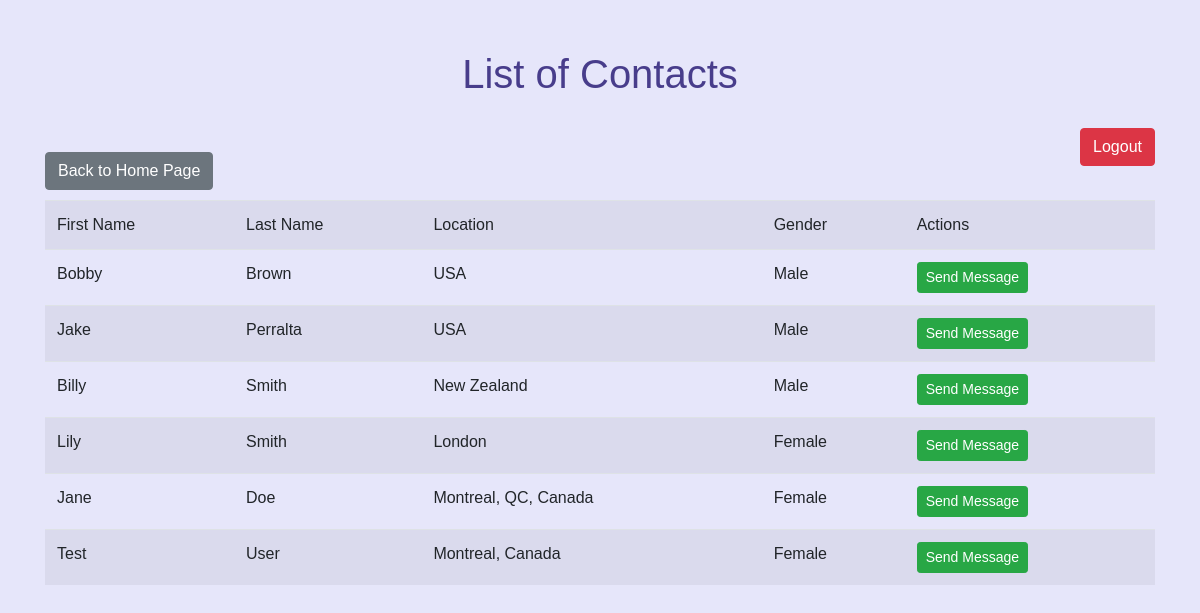
Page /message/index on the committed database.
### tables this page shows
CREATE TABLE `profile` (
  `profile_id` int(11) NOT NULL,
  `user_id` int(11) NOT NULL,
  `theme_id` int(11) NOT NULL,
  `first_name` varchar(30) NOT NULL,
  `last_name` varchar(40) NOT NULL,
  `email` varchar(30) NOT NULL,
  `phone_number` varchar(25) NOT NULL,
  `location` varchar(30) NOT NULL,
  `gender` varchar(10) NOT NULL,
  `user_type` varchar(7) NOT NULL
);

### app/controllers/MessageController.php (called while the page is built, shortened)
<?php
class MessageController extends Controller
{
    public function index()
    {
        $profiles = $this->model('Profile')->get();
        unset($profiles[array_search($theProfile, $profiles)]);
        $this->view('message/index', ['profiles' => $profiles]);
    }
}
?>

### app/core/App.php (called while the page is built, shortened)
<?php
class App
{
    var $method = 'index';
    public function __construct()
    {
        $url = $this->parseURL();
        if (isset($url[0]) && file_exists('app/controllers/' . $url[0] . 'Controller.php')) {
            unset($url[0]);
        }
        $this->controller = new $this->controller();
        if (isset($url[1]) && method_exists($this->controller, $url[1])) {
            $this->method = $url[1];
            unset($url[1]);
        }
        $this->params = $url ? array_values($url) : [];
        call_user_func_array([$this->controller, $this->method], $this->params);
    }
    private function parseURL()
    {
        if (isset($_GET['url'])) {
            return explode('/', filter_var(rtrim($_GET['url'], '/'), FILTER_SANITIZE_URL));
        }
    }
}
?>

### index.php (called while the page is built, shortened)
<?php
    new App();
?>

### app/models/Profile.php (called while the page is built, shortened)
<?php
class Profile extends Model
{
    public function get()
    {
        $SQL = 'SELECT * FROM Profile';
        $stmt = self::$_connection->prepare($SQL);
        $stmt->execute();
        $stmt->setFetchMode(PDO::FETCH_CLASS, 'Profile');
        return $stmt->fetchAll();
    }
}
?>

### app/views/message/index.php (the view, shortened to what this page needs)
<!doctype html>
<html lang="en">
<head>
    <link rel="stylesheet" href="https://stackpath.bootstrapcdn.com/bootstrap/4.4.1/css/bootstrap.min.css"
>
</head>
<body>
<div class='container'>
    <h1>List of Contacts</h1>
    <a href='/login/logout' class="btn btn-danger" style="float: right;">Logout</a><br/>
    <a href='/home/index' class='btn btn-secondary' style="float: left;">Back to Home Page</a><br/><br/>
    <table class='table table-striped'>
        <tr>
            <td>First Name</td>
            <td>Last Name</td>
            <td>Location</td>
            <td>Gender</td>
            <td>Actions</td>
        </tr>
        <?php
        foreach ($data['profiles'] as $profile) {
            echo "<tr><td>$profile->first_name</td><td>$profile->last_name</td>
                        <td>$profile->location</td><td>$profile->gender</td>
                        <td><a href='/message/viewMessages/$profile->profile_id' class='btn btn-success btn-sm'>Send Message</a>
                 </td></tr>";
        }
        ?>
    </table>
</div>
</body>
</html>

### app/core/Controller.php (shortened to what this page needs)
<?php
class Controller
{
    public function model($model)
    {
        if (file_exists('app/models/' . $model . '.php')) {
            return new $model();
        } else {
            return null;
        }
    }
    public function view($name, $data = [])
    {
        if (file_exists('app/views/' . $name . '.php')) {
            include 'app/views/' . $name . '.php';
        } else {
            echo "ERROR: The view $name does not exist.";
        }
    }
}
?>

### app/views/message/index.php (style rules this page uses)
h1 { color: darkslateblue; margin-top: 50px; margin-bottom: 30px; height: 100%; display: flex; align-items: center; justify-content: center; }
body { background-color: lavender; font-family: Helvetica, sans-serif; }

### rows in the picture
profile: first_name "Bobby", last_name "Brown", location "USA", gender "Male"
profile: first_name "Jake", last_name "Perralta", location "USA", gender "Male"
profile: first_name "Billy", last_name "Smith", location "New Zealand", gender "Male"
profile: first_name "Lily", last_name "Smith", location "London", gender "Female"
profile: first_name "Jane", last_name "Doe", location "Montreal, QC, Canada", gender "Female"
profile: first_name "Test", last_name "User", location "Montreal, Canada", gender "Female"
